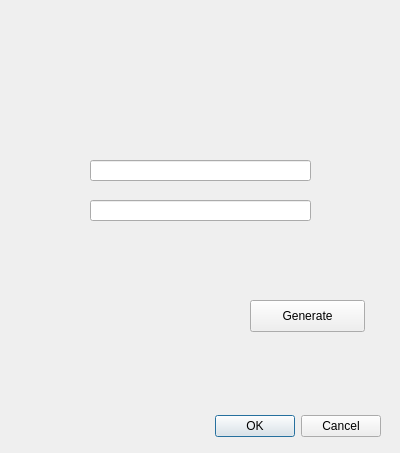
<?xml version="1.0" encoding="UTF-8"?>
<ui version="4.0">
 <class>password</class>
 <widget class="QDialog" name="password">
  <property name="geometry">
   <rect>
    <x>0</x>
    <y>0</y>
    <width>400</width>
    <height>453</height>
   </rect>
  </property>
  <property name="windowTitle">
   <string>Dialog</string>
  </property>
  <widget class="QDialogButtonBox" name="buttonBox">
   <property name="geometry">
    <rect>
     <x>40</x>
     <y>410</y>
     <width>341</width>
     <height>32</height>
    </rect>
   </property>
   <property name="orientation">
    <enum>Qt::Horizontal</enum>
   </property>
   <property name="standardButtons">
    <set>QDialogButtonBox::Cancel|QDialogButtonBox::Ok</set>
   </property>
  </widget>
  <widget class="QPushButton" name="pushButton">
   <property name="geometry">
    <rect>
     <x>250</x>
     <y>300</y>
     <width>115</width>
     <height>32</height>
    </rect>
   </property>
   <property name="text">
    <string>Generate</string>
   </property>
  </widget>
  <widget class="QLineEdit" name="lineEdit">
   <property name="geometry">
    <rect>
     <x>90</x>
     <y>160</y>
     <width>221</width>
     <height>21</height>
    </rect>
   </property>
  </widget>
  <widget class="QLineEdit" name="lineEdit_2">
   <property name="geometry">
    <rect>
     <x>90</x>
     <y>200</y>
     <width>221</width>
     <height>21</height>
    </rect>
   </property>
  </widget>
 </widget>
 <resources/>
 <connections>
  <connection>
   <sender>buttonBox</sender>
   <signal>accepted()</signal>
   <receiver>password</receiver>
   <slot>accept()</slot>
   <hints>
    <hint type="sourcelabel">
     <x>248</x>
     <y>254</y>
    </hint>
    <hint type="destinationlabel">
     <x>157</x>
     <y>274</y>
    </hint>
   </hints>
  </connection>
  <connection>
   <sender>buttonBox</sender>
   <signal>rejected()</signal>
   <receiver>password</receiver>
   <slot>reject()</slot>
   <hints>
    <hint type="sourcelabel">
     <x>316</x>
     <y>260</y>
    </hint>
    <hint type="destinationlabel">
     <x>286</x>
     <y>274</y>
    </hint>
   </hints>
  </connection>
 </connections>
</ui>
